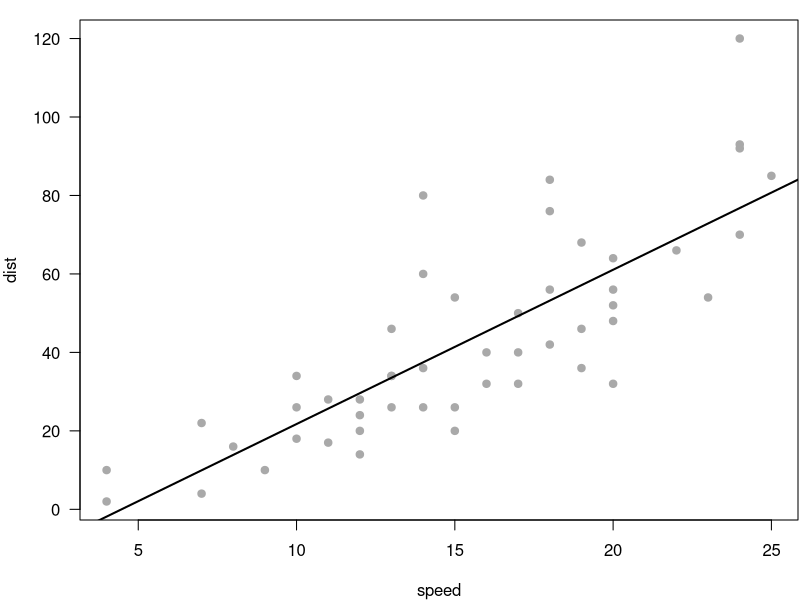
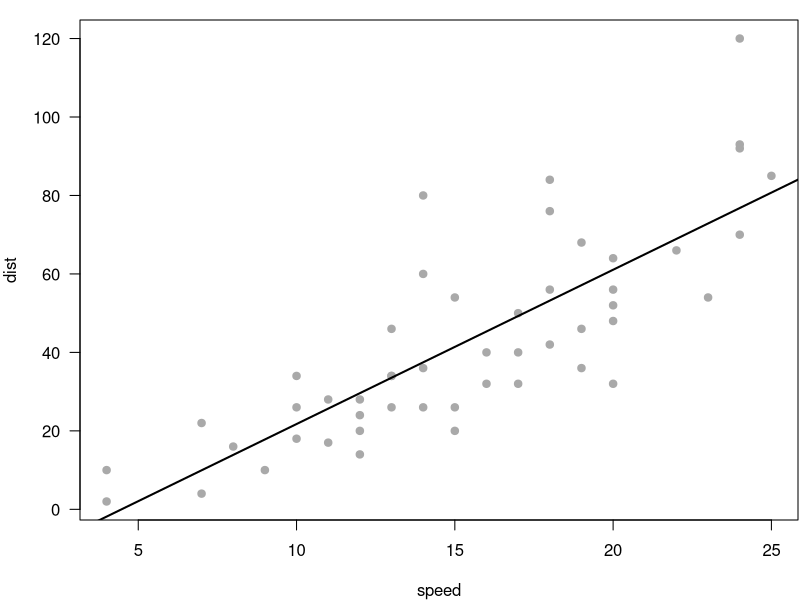

Write the R code that produced these figures, in order. (Note: this script raises an error after producing the figures.)
## ---- chunk 1
options(htmltools.dir.version = FALSE)
knitr::opts_chunk$set(comment = "")
library(tidyverse)
theme_set(theme_light())
update_geom_defaults("point", list(size = 2)) 
## ---- chunk 2
# a boring regression
fit = lm(dist ~ 1 + speed, data = cars)
coef(summary(fit))
## ---- chunk 3
# a boring regression
fit = lm(dist ~ 1 + speed, data = cars)
coef(summary(fit))
## ---- chunk 4
par(mar = c(4, 4, 1, .1))
plot(cars, pch = 19, col = 'darkgray', las = 1)
abline(fit, lwd = 2)
## ---- chunk 5
par(mar = c(4, 4, 1, .1))
plot(cars, pch = 19, col = 'darkgray', las = 1)
abline(fit, lwd = 2)
## ---- chunk 6
knitr::include_graphics("mojito.png")
## ---- chunk 7
knitr::kable(head(iris), format = 'html')
